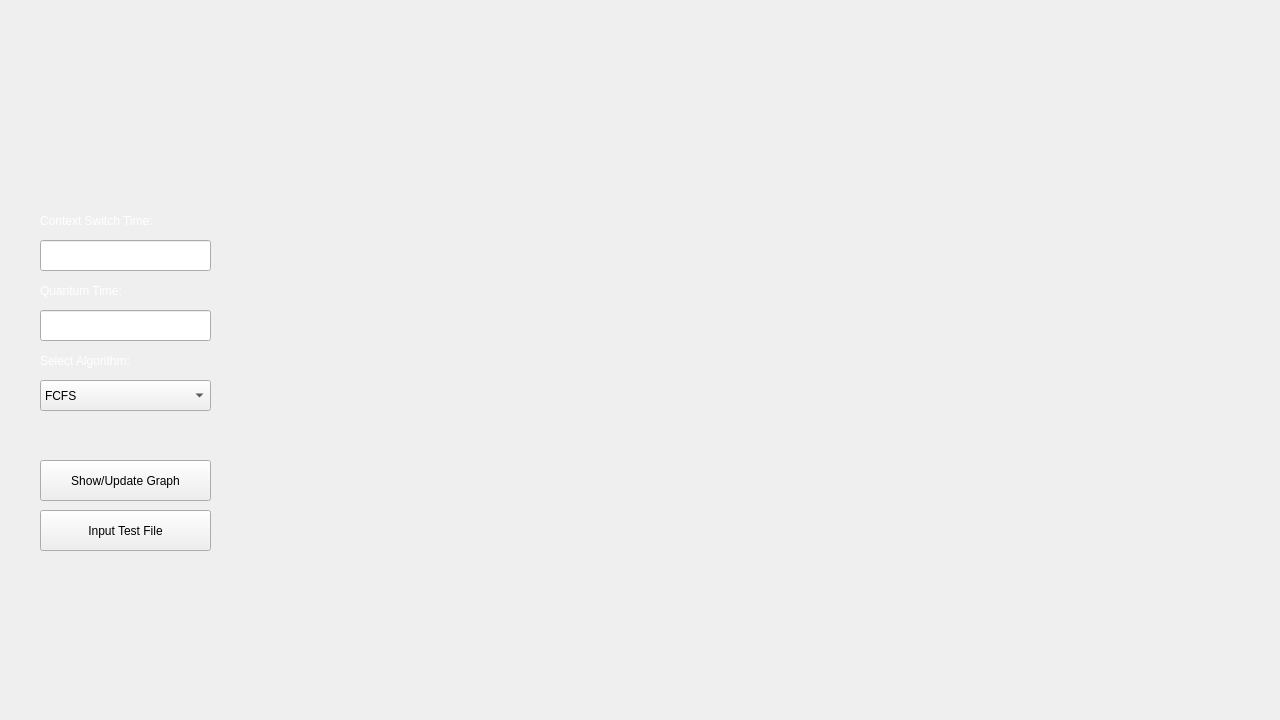
<?xml version="1.0" encoding="UTF-8"?>
<ui version="4.0">
 <class>MainWindow</class>
 <widget class="QMainWindow" name="MainWindow">
  <property name="geometry">
   <rect>
    <x>0</x>
    <y>0</y>
    <width>1280</width>
    <height>720</height>
   </rect>
  </property>
  <property name="windowTitle">
   <string>MainWindow</string>
  </property>
  <widget class="QWidget" name="centralwidget">
   <widget class="QLabel" name="label">
    <property name="geometry">
     <rect>
      <x>0</x>
      <y>0</y>
      <width>1280</width>
      <height>720</height>
     </rect>
    </property>
    <property name="text">
     <string/>
    </property>
    <property name="pixmap">
     <pixmap>bgS.png</pixmap>
    </property>
    <property name="scaledContents">
     <bool>true</bool>
    </property>
   </widget>
   <widget class="QPushButton" name="showGraph">
    <property name="geometry">
     <rect>
      <x>40</x>
      <y>460</y>
      <width>171</width>
      <height>41</height>
     </rect>
    </property>
    <property name="font">
     <font>
      <family>Microsoft YaHei UI</family>
      <pointsize>9</pointsize>
     </font>
    </property>
    <property name="text">
     <string>Show/Update Graph</string>
    </property>
   </widget>
   <widget class="QPushButton" name="inputFile">
    <property name="geometry">
     <rect>
      <x>40</x>
      <y>510</y>
      <width>171</width>
      <height>41</height>
     </rect>
    </property>
    <property name="font">
     <font>
      <family>Microsoft YaHei UI</family>
      <pointsize>9</pointsize>
     </font>
    </property>
    <property name="text">
     <string>Input Test File</string>
    </property>
   </widget>
   <widget class="QLabel" name="label_2">
    <property name="geometry">
     <rect>
      <x>40</x>
      <y>200</y>
      <width>171</width>
      <height>41</height>
     </rect>
    </property>
    <property name="palette">
     <palette>
      <active>
       <colorrole role="WindowText">
        <brush brushstyle="SolidPattern">
         <color alpha="255">
          <red>255</red>
          <green>255</green>
          <blue>255</blue>
         </color>
        </brush>
       </colorrole>
       <colorrole role="Text">
        <brush brushstyle="SolidPattern">
         <color alpha="255">
          <red>255</red>
          <green>255</green>
          <blue>255</blue>
         </color>
        </brush>
       </colorrole>
      </active>
      <inactive>
       <colorrole role="WindowText">
        <brush brushstyle="SolidPattern">
         <color alpha="255">
          <red>255</red>
          <green>255</green>
          <blue>255</blue>
         </color>
        </brush>
       </colorrole>
       <colorrole role="Text">
        <brush brushstyle="SolidPattern">
         <color alpha="255">
          <red>255</red>
          <green>255</green>
          <blue>255</blue>
         </color>
        </brush>
       </colorrole>
      </inactive>
      <disabled>
       <colorrole role="WindowText">
        <brush brushstyle="SolidPattern">
         <color alpha="255">
          <red>120</red>
          <green>120</green>
          <blue>120</blue>
         </color>
        </brush>
       </colorrole>
       <colorrole role="Text">
        <brush brushstyle="SolidPattern">
         <color alpha="255">
          <red>120</red>
          <green>120</green>
          <blue>120</blue>
         </color>
        </brush>
       </colorrole>
      </disabled>
     </palette>
    </property>
    <property name="font">
     <font>
      <family>Microsoft YaHei UI</family>
      <pointsize>9</pointsize>
     </font>
    </property>
    <property name="text">
     <string>Context Switch Time:</string>
    </property>
    <property name="alignment">
     <set>Qt::AlignLeading|Qt::AlignLeft|Qt::AlignVCenter</set>
    </property>
   </widget>
   <widget class="QLabel" name="label_3">
    <property name="geometry">
     <rect>
      <x>40</x>
      <y>270</y>
      <width>171</width>
      <height>41</height>
     </rect>
    </property>
    <property name="palette">
     <palette>
      <active>
       <colorrole role="WindowText">
        <brush brushstyle="SolidPattern">
         <color alpha="255">
          <red>255</red>
          <green>255</green>
          <blue>255</blue>
         </color>
        </brush>
       </colorrole>
       <colorrole role="Text">
        <brush brushstyle="SolidPattern">
         <color alpha="255">
          <red>255</red>
          <green>255</green>
          <blue>255</blue>
         </color>
        </brush>
       </colorrole>
      </active>
      <inactive>
       <colorrole role="WindowText">
        <brush brushstyle="SolidPattern">
         <color alpha="255">
          <red>255</red>
          <green>255</green>
          <blue>255</blue>
         </color>
        </brush>
       </colorrole>
       <colorrole role="Text">
        <brush brushstyle="SolidPattern">
         <color alpha="255">
          <red>255</red>
          <green>255</green>
          <blue>255</blue>
         </color>
        </brush>
       </colorrole>
      </inactive>
      <disabled>
       <colorrole role="WindowText">
        <brush brushstyle="SolidPattern">
         <color alpha="255">
          <red>120</red>
          <green>120</green>
          <blue>120</blue>
         </color>
        </brush>
       </colorrole>
       <colorrole role="Text">
        <brush brushstyle="SolidPattern">
         <color alpha="255">
          <red>120</red>
          <green>120</green>
          <blue>120</blue>
         </color>
        </brush>
       </colorrole>
      </disabled>
     </palette>
    </property>
    <property name="font">
     <font>
      <family>Microsoft YaHei UI</family>
      <pointsize>9</pointsize>
     </font>
    </property>
    <property name="text">
     <string>Quantum Time:</string>
    </property>
    <property name="alignment">
     <set>Qt::AlignLeading|Qt::AlignLeft|Qt::AlignVCenter</set>
    </property>
   </widget>
   <widget class="QLineEdit" name="switchTime">
    <property name="geometry">
     <rect>
      <x>40</x>
      <y>240</y>
      <width>171</width>
      <height>31</height>
     </rect>
    </property>
    <property name="font">
     <font>
      <family>Microsoft YaHei UI</family>
      <pointsize>9</pointsize>
     </font>
    </property>
    <property name="text">
     <string/>
    </property>
   </widget>
   <widget class="QLineEdit" name="quantumTime">
    <property name="geometry">
     <rect>
      <x>40</x>
      <y>310</y>
      <width>171</width>
      <height>31</height>
     </rect>
    </property>
    <property name="font">
     <font>
      <family>Microsoft YaHei UI</family>
      <pointsize>9</pointsize>
     </font>
    </property>
    <property name="text">
     <string/>
    </property>
   </widget>
   <widget class="QLabel" name="label_4">
    <property name="geometry">
     <rect>
      <x>40</x>
      <y>340</y>
      <width>171</width>
      <height>41</height>
     </rect>
    </property>
    <property name="palette">
     <palette>
      <active>
       <colorrole role="WindowText">
        <brush brushstyle="SolidPattern">
         <color alpha="255">
          <red>255</red>
          <green>255</green>
          <blue>255</blue>
         </color>
        </brush>
       </colorrole>
       <colorrole role="Text">
        <brush brushstyle="SolidPattern">
         <color alpha="255">
          <red>255</red>
          <green>255</green>
          <blue>255</blue>
         </color>
        </brush>
       </colorrole>
      </active>
      <inactive>
       <colorrole role="WindowText">
        <brush brushstyle="SolidPattern">
         <color alpha="255">
          <red>255</red>
          <green>255</green>
          <blue>255</blue>
         </color>
        </brush>
       </colorrole>
       <colorrole role="Text">
        <brush brushstyle="SolidPattern">
         <color alpha="255">
          <red>255</red>
          <green>255</green>
          <blue>255</blue>
         </color>
        </brush>
       </colorrole>
      </inactive>
      <disabled>
       <colorrole role="WindowText">
        <brush brushstyle="SolidPattern">
         <color alpha="255">
          <red>120</red>
          <green>120</green>
          <blue>120</blue>
         </color>
        </brush>
       </colorrole>
       <colorrole role="Text">
        <brush brushstyle="SolidPattern">
         <color alpha="255">
          <red>120</red>
          <green>120</green>
          <blue>120</blue>
         </color>
        </brush>
       </colorrole>
      </disabled>
     </palette>
    </property>
    <property name="font">
     <font>
      <family>Microsoft YaHei UI</family>
      <pointsize>9</pointsize>
     </font>
    </property>
    <property name="text">
     <string>Select Algorithm:</string>
    </property>
    <property name="alignment">
     <set>Qt::AlignLeading|Qt::AlignLeft|Qt::AlignVCenter</set>
    </property>
   </widget>
   <widget class="QComboBox" name="selectAlgo">
    <property name="geometry">
     <rect>
      <x>40</x>
      <y>380</y>
      <width>171</width>
      <height>31</height>
     </rect>
    </property>
    <property name="font">
     <font>
      <family>Microsoft YaHei UI</family>
      <pointsize>9</pointsize>
     </font>
    </property>
    <item>
     <property name="text">
      <string>FCFS</string>
     </property>
    </item>
    <item>
     <property name="text">
      <string>RR</string>
     </property>
    </item>
    <item>
     <property name="text">
      <string>SJF</string>
     </property>
    </item>
    <item>
     <property name="text">
      <string>SRT</string>
     </property>
    </item>
   </widget>
   <widget class="QWidget" name="verticalLayoutWidget">
    <property name="geometry">
     <rect>
      <x>390</x>
      <y>120</y>
      <width>861</width>
      <height>431</height>
     </rect>
    </property>
    <layout class="QVBoxLayout" name="graphWindow"/>
   </widget>
  </widget>
 </widget>
 <resources>
  <include location="background.qrc"/>
  <include location="background.qrc"/>
 </resources>
 <connections/>
</ui>
